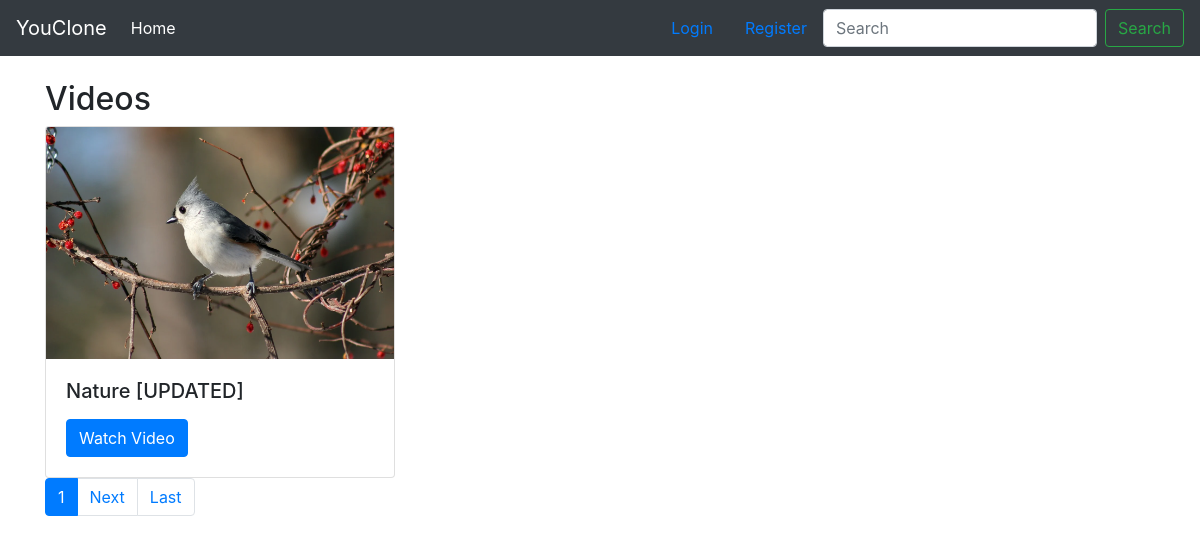
The page / on the database its author committed.
### video/models.py (models this page shows, shortened)
class Video(models.Model):
    DEFAULT_THUMBNAIL = 'thumbnails/default_thumbnail.jpg'
    title = models.CharField(max_length=80)
    user = models.ForeignKey(User, on_delete=models.CASCADE)
    channel = models.ForeignKey(Channel, null=True, on_delete=models.CASCADE)
    file = models.FileField(upload_to='videos/', validators=[validate_file_extension])
    thumbnail = models.ImageField(default=DEFAULT_THUMBNAIL, upload_to='thumbnails/', blank=True, null=True)
    description = models.TextField(max_length=5000, blank=True, null=True)
    upload_date = models.DateTimeField(auto_now_add=True)
    tag = models.ManyToManyField(Tag, blank=True)
    likes = models.ManyToManyField(User, related_name='video_like')
    dislikes = models.ManyToManyField(User, related_name='video_dislike')
    views = models.IntegerField(default=0)
    def get_absolute_url(self):
        return reverse('video:video-detail', kwargs={'pk': self.pk})

### video/views.py (the view)
# urls.py: path('', views.home, name='home'),
def home(request):
    video_list = Video.objects.order_by('upload_date')
    paginator = Paginator(video_list, 1)
    page_number = request.GET.get('page')
    page_obj = paginator.get_page(page_number)
    context = {
        'page_obj': page_obj
    }
    return render(request, 'video/home.html', context)

### video/templates/video/home.html (shortened to what this page needs)
{% extends 'video/base.html' %}
{% block content %}
    <section class="container mt-4">
        <h2>Videos</h2>
        <div class="row">
            <div class="col-md-4 mb-4">
                {% for video in page_obj %}
                    <div class="card">
                    <img src="{{ video.thumbnail.url }}" class="card-img-top" alt="Video Thumbnail">
                    <div class="card-body">
                        <h5 class="card-title">{{ video.title }}</h5>
                        <a href="{{ video.get_absolute_url }}" class="btn btn-primary">Watch Video</a>
                    </div>
                {% endfor %}
                </div>
                <nav aria-label="Page navigation example">
                    <ul class="pagination">
                        <li class="page-item active">
                            <a class="page-link" href="#">{{ page_obj.number }}<span class="sr-only">(current)</span></a>
                        </li>
                        {% if page_obj.has_next %}
                            <li class="page-item"><a class="page-link"
                                                     href="?page={{ page_obj.next_page_number }}">Next</a></li>
                            <li class="page-item"><a class="page-link" href="?page={{ page_obj.paginator.num_pages }}">Last</a>
                            </li>
                        {% endif %}
                    </ul>
                </nav>
            </div>
        </div>
    </section>
{% endblock %}

### rows shown on the page
Video: thumbnail (picture), title "Nature [UPDATED]"

### other values the page prints
{{ page_obj.number }} "1"
